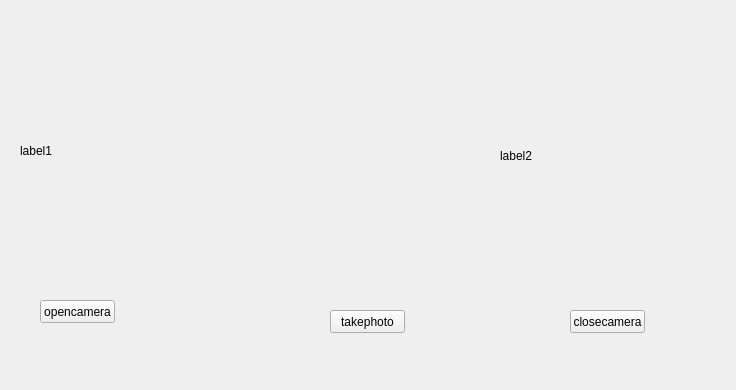
<?xml version="1.0" encoding="UTF-8"?>
<ui version="4.0">
 <class>Widget</class>
 <widget class="QWidget" name="Widget">
  <property name="geometry">
   <rect>
    <x>0</x>
    <y>0</y>
    <width>736</width>
    <height>390</height>
   </rect>
  </property>
  <property name="windowTitle">
   <string>Widget</string>
  </property>
  <widget class="QLabel" name="label">
   <property name="geometry">
    <rect>
     <x>20</x>
     <y>20</y>
     <width>401</width>
     <height>261</height>
    </rect>
   </property>
   <property name="text">
    <string>label1</string>
   </property>
  </widget>
  <widget class="QLabel" name="label_2">
   <property name="geometry">
    <rect>
     <x>500</x>
     <y>30</y>
     <width>201</width>
     <height>251</height>
    </rect>
   </property>
   <property name="text">
    <string>label2</string>
   </property>
  </widget>
  <widget class="QPushButton" name="open">
   <property name="geometry">
    <rect>
     <x>40</x>
     <y>300</y>
     <width>75</width>
     <height>23</height>
    </rect>
   </property>
   <property name="text">
    <string>opencamera</string>
   </property>
  </widget>
  <widget class="QPushButton" name="pic">
   <property name="geometry">
    <rect>
     <x>330</x>
     <y>310</y>
     <width>75</width>
     <height>23</height>
    </rect>
   </property>
   <property name="text">
    <string>takephoto</string>
   </property>
  </widget>
  <widget class="QPushButton" name="closeCam">
   <property name="geometry">
    <rect>
     <x>570</x>
     <y>310</y>
     <width>75</width>
     <height>23</height>
    </rect>
   </property>
   <property name="text">
    <string>closecamera</string>
   </property>
  </widget>
 </widget>
 <layoutdefault spacing="6" margin="11"/>
 <resources/>
 <connections/>
</ui>
